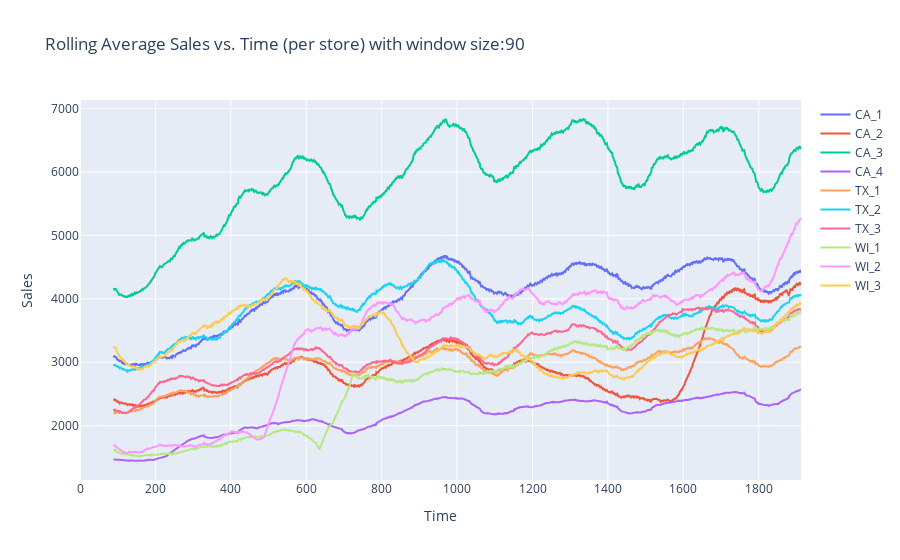

The cell this chart's notebook holds for it:
### Code cell
past_sales = sales_train_validation.set_index('id')[d_cols].T.merge(calendar.set_index('d')['date'],
           left_index=True,
           right_index=True,
            validate='1:1').set_index('date')

store_list = sell_prices['store_id'].unique()

fig = go.Figure()
means = []
for s in store_list:
    store_items = [c for c in past_sales.columns if s in c]
    data = past_sales[store_items].sum(axis=1).rolling(90).mean()
    means.append(np.mean(past_sales[store_items].sum(axis=1)))
    fig.add_trace(go.Scatter(x=np.arange(len(data)), y=data, name=s))

fig.update_layout(xaxis_title="Time", yaxis_title="Sales", title='Rolling Average Sales vs. Time (per store) with window size:90' )
fig.show()

### Figure 1 — Plotly figure (JSON) as saved in the notebook; plotly's stock layout.template omitted (floating-point values rounded to 4 significant figures; data arrays with more than 128 entries replaced by an {"elided": "..."} marker saying what was removed)
{"data": [{"name": "CA_1", "type": "scatter", "x": {"elided": "1913 int values"}, "y": {"elided": "1913 float values"}}, {"name": "CA_2", "type": "scatter", "x": {"elided": "1913 int values"}, "y": {"elided": "1913 float values"}}, {"name": "CA_3", "type": "scatter", "x": {"elided": "1913 int values"}, "y": {"elided": "1913 float values"}}, {"name": "CA_4", "type": "scatter", "x": {"elided": "1913 int values"}, "y": {"elided": "1913 float values"}}, {"name": "TX_1", "type": "scatter", "x": {"elided": "1913 int values"}, "y": {"elided": "1913 float values"}}, {"name": "TX_2", "type": "scatter", "x": {"elided": "1913 int values"}, "y": {"elided": "1913 float values"}}, {"name": "TX_3", "type": "scatter", "x": {"elided": "1913 int values"}, "y": {"elided": "1913 float values"}}, {"name": "WI_1", "type": "scatter", "x": {"elided": "1913 int values"}, "y": {"elided": "1913 float values"}}, {"name": "WI_2", "type": "scatter", "x": {"elided": "1913 int values"}, "y": {"elided": "1913 float values"}}, {"name": "WI_3", "type": "scatter", "x": {"elided": "1913 int values"}, "y": {"elided": "1913 float values"}}], "layout": {"title": {"text": "Rolling Average Sales vs. Time (per store) with window size:90"}, "xaxis": {"title": {"text": "Time"}}, "yaxis": {"title": {"text": "Sales"}}}}
